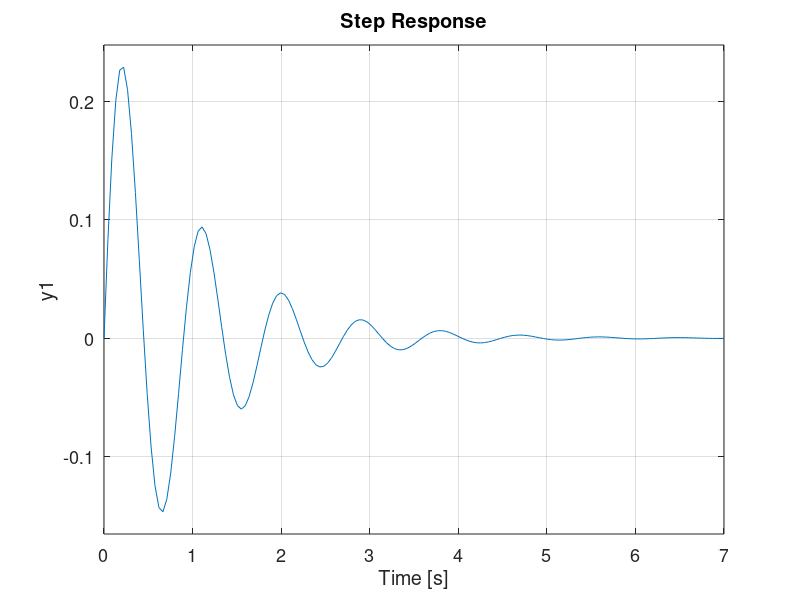
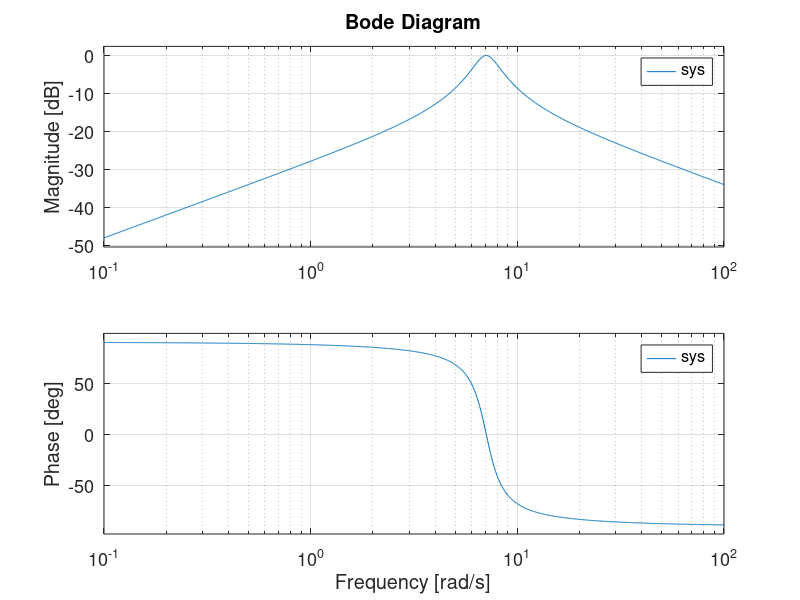

Write the MATLAB code that produced these figures, in order.
% file: e11_4_RLC_control_toolbox.m   
% RLC circuit: frequency and step responses via Control System Toolbox
clear; close all; set(0,'defaultAxesFontSize',13);
R=4; L=2; C=0.01;               % component values 
% H(s) = R/(L*s + R + 1/(s*C))  % bandpass filter transfer function
N=[R 0]; D =[L R 1/C];          % numerator, denom coefficients of H(s) after multiplying by s/s
sys = tf(N, D)                  % tf() creates an s-domain transfer function
figure('position',[10 100 600 250]), 
   subplot(1,2,1), impulse(sys),grid on,
   subplot(1,2,2), step(sys),grid on,
figure('position',[600 100 300 400]), bode(sys),grid on 
